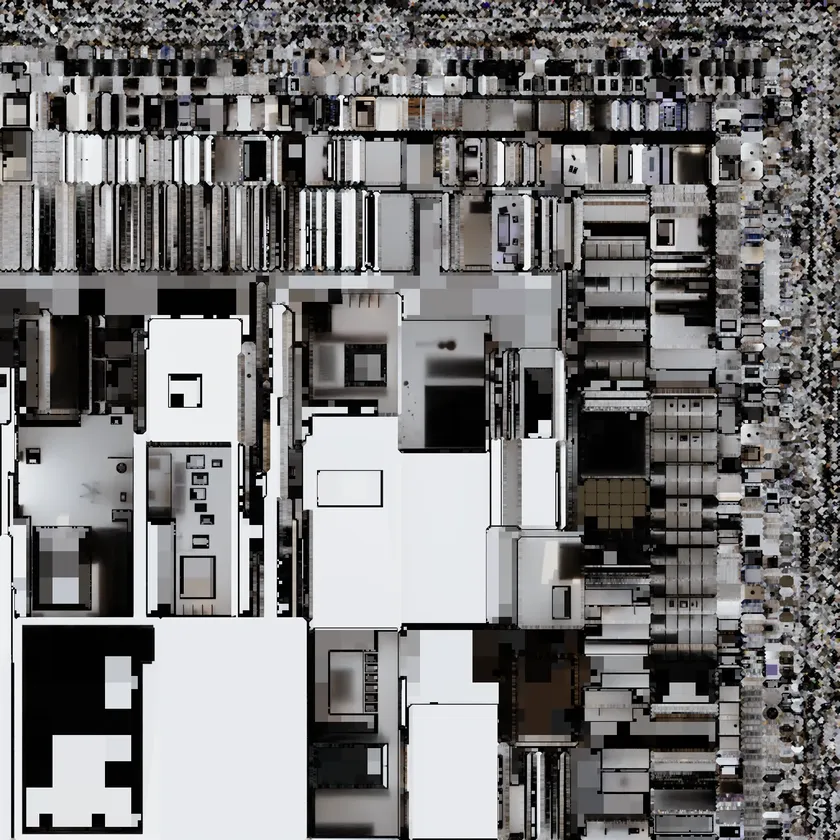
#> input picture room/light-day.webp, 840 x 840 px, shrunk from 2048 x 2048 before the run, found by its file name
$ python fill.py public/room/light-day.webp
#> lines starting #> are read from the running program, lines starting #| are printed output that depends on the picture; after the words box and inside, x2 and y2 are one past the last pixel; in counts of white or black regions, pixels touching at a corner belong together
"""
Remplissage des zones vides d'un atlas de lumière (« push-pull ») : chaque texel vide prend la couleur
des îlots voisins. Sans ça, le fond noir de l'atlas déborde sur les bords des surfaces (filtrage,
mipmaps) et laisse des traces sombres.

Utilisé par bake.py ; peut aussi s'appliquer à un atlas déjà produit :
    python tools/bake/fill.py public/room/light-day.webp
"""

import sys

import numpy as np


def push_pull(px: np.ndarray, mask: np.ndarray) -> np.ndarray:
    """px : (H, W, C) ; mask : (H, W) booléen, vrai là où le texel est cuit."""
    levels = [(px * mask[..., None], mask.astype(np.float32))]
    while min(levels[-1][1].shape) > 1:
        c, w = levels[-1]
        h2, w2 = c.shape[0] // 2, c.shape[1] // 2
        c = c[: h2 * 2, : w2 * 2].reshape(h2, 2, w2, 2, -1).sum((1, 3))
        w = w[: h2 * 2, : w2 * 2].reshape(h2, 2, w2, 2).sum((1, 3))
        levels.append((c, w))
    # couleur moyenne pondérée à chaque niveau, puis on remonte en ne remplissant que les trous
    filled = levels[-1][0] / np.maximum(levels[-1][1], 1e-6)[..., None]
    for c, w in reversed(levels[:-1]):
        up = np.repeat(np.repeat(filled, 2, 0), 2, 1)
        up = np.pad(up, ((0, c.shape[0] - up.shape[0]), (0, c.shape[1] - up.shape[1]), (0, 0)), mode='edge')
        mean = c / np.maximum(w, 1e-6)[..., None]
        have = (w > 0)[..., None]
        filled = np.where(have, mean, up)
    out = px.copy()
    out[~mask] = filled[~mask]
    return out


if __name__ == '__main__':
    from PIL import Image

    for path in sys.argv[1:]:
        img = np.asarray(Image.open(path).convert('RGB')).astype(np.float32)
        mask = img.max(2) > 2  # texels cuits (le fond est noir)
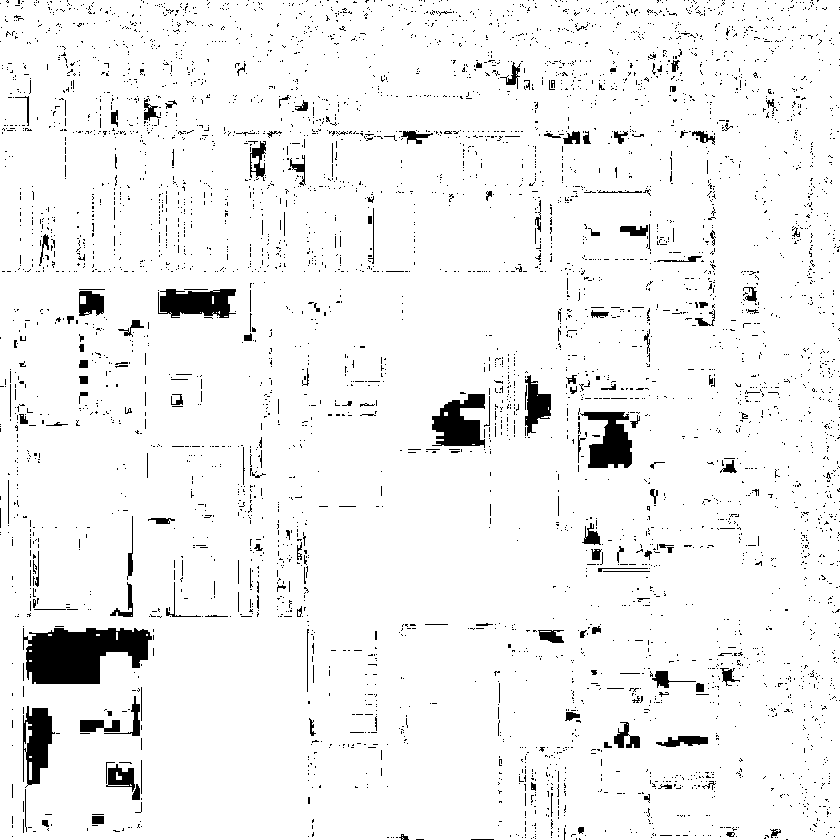
#> mask: shape (840, 840) bool; 94.9% white; 4654 black regions (4474 under 20 px), largest, box (x1, y1, x2, y2) and area: (23, 628, 152, 684) 5108, (432, 394, 485, 448) 1811, (580, 412, 632, 468) 1773
        Image.fromarray(np.clip(push_pull(img, mask) + 0.5, 0, 255).astype(np.uint8)).save(path, quality=88, method=6)
#> the loop in push_pull, `while min(levels[-1][1].shape) > 1:` made 9 passes
#> (c, w) on pass 9: ([[31634718, 31366976, 31385968]], [250426])
#> pass 1, in push_pull, `c = c[: h2 * 2, : w2 * 2].reshape(h2, 2, w2, 2, -1).sum((1, 3))`:
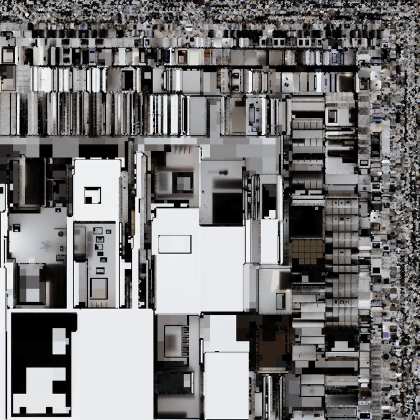
#> c: shape (420, 420, 3) float32; mean of channels 0, 1, 2 483.9, 480.6, 481.6; drawn with min black and max white
#> pass 1, in push_pull, `w = w[: h2 * 2, : w2 * 2].reshape(h2, 2, w2, 2).sum((1, 3))`:
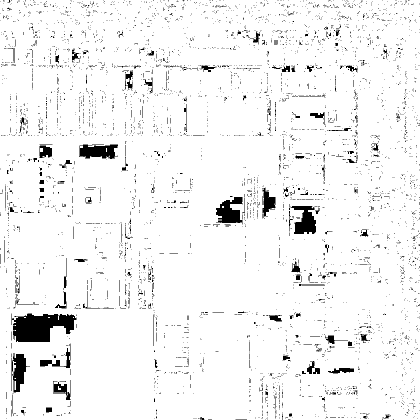
#> w: shape (420, 420) float32; min 0, max 4, mean 3.8; drawn with min black and max white
#> after the loop in push_pull, `while min(levels[-1][1].shape) > 1:`: levels = 10 items
#> in push_pull, `filled = levels[-1][0] / np.maximum(levels[-1][1], 1e-6)[..., None]`: filled = [[126.3, 125.3, 125.3]]
#> the loop in push_pull, `for c, w in reversed(levels[:-1]):` made 9 passes
#> after the loop in push_pull, `for c, w in reversed(levels[:-1]):`:
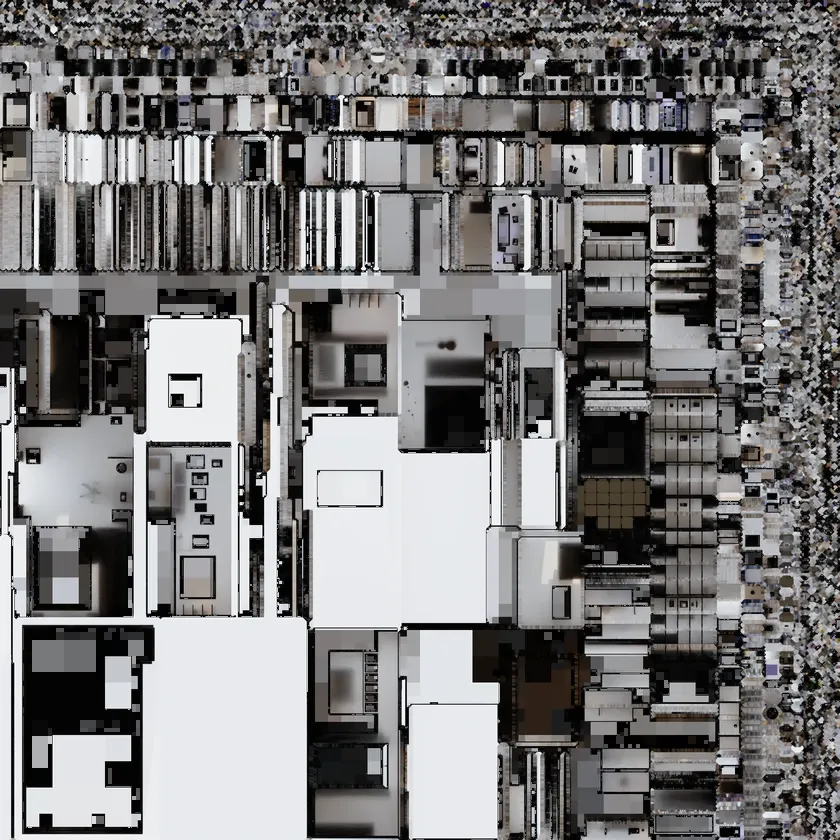
#> filled: shape (840, 840, 3) float32; mean of channels 0, 1, 2 123, 122, 122.5; drawn as R, G, B
        print('rempli', path, f'{(~mask).mean() * 100:.0f} % de texels vides')
#| rempli public/room/light-day.webp 5 % de texels vides

$ run again, with room/light-night.webp copied over room/light-day.webp
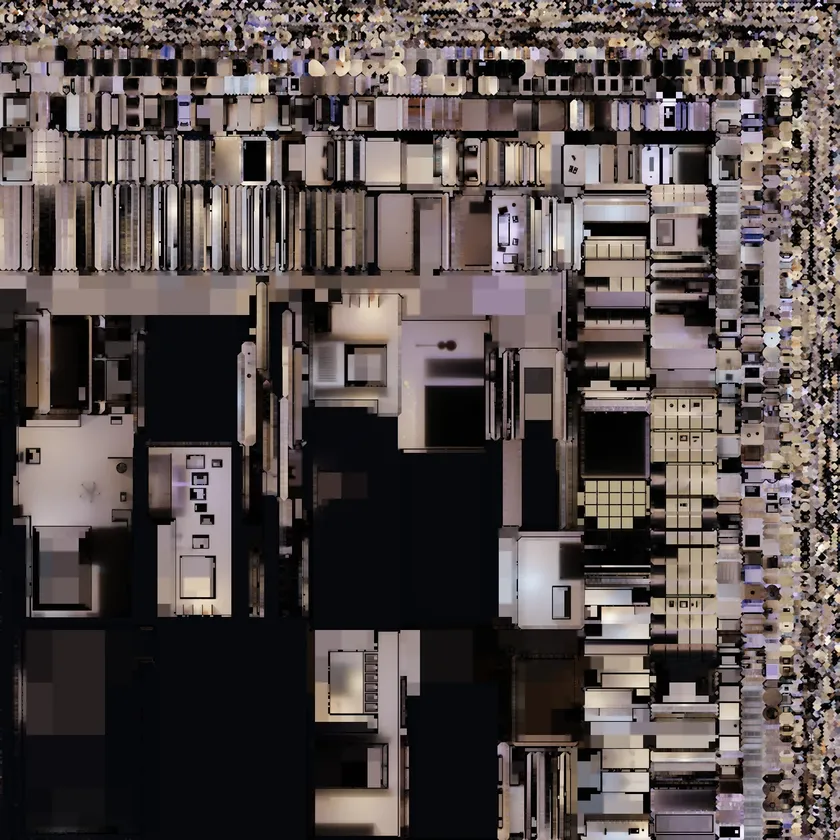
#> input picture room/light-night.webp, 840 x 840 px, shrunk from 2048 x 2048 before the run, found by its file name
#> `mask = img.max(2) > 2`:
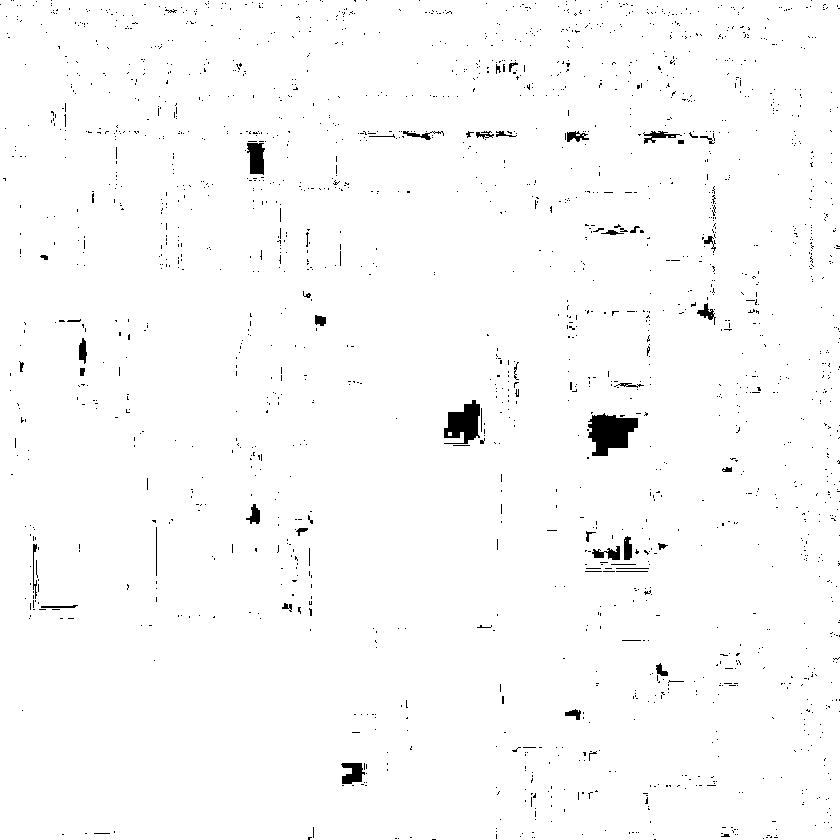
#> mask: shape (840, 840) bool; 98.5% white; 1904 black regions (1853 under 20 px), largest, box (x1, y1, x2, y2) and area: (588, 413, 638, 456) 1401, (444, 400, 480, 444) 989, (247, 143, 265, 175) 445
#> the loop in push_pull, `while min(levels[-1][1].shape) > 1:` made 9 passes
#> (c, w) on pass 9: ([[25278432, 22315624, 21874820]], [258308])
#> pass 1, in push_pull, `c = c[: h2 * 2, : w2 * 2].reshape(h2, 2, w2, 2, -1).sum((1, 3))`:
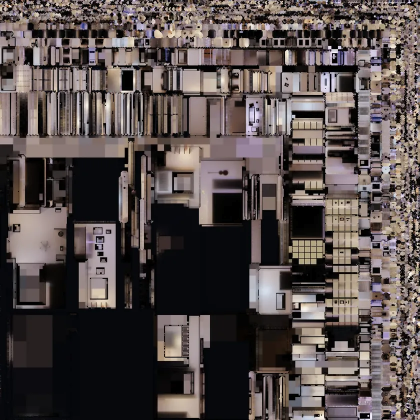
#> c: shape (420, 420, 3) float32; mean of channels 0, 1, 2 347.6, 310.8, 305.6; drawn with min black and max white
#> after the loop in push_pull, `while min(levels[-1][1].shape) > 1:`: levels = 10 items
#> in push_pull, `filled = levels[-1][0] / np.maximum(levels[-1][1], 1e-6)[..., None]`: filled = [[97.86, 86.39, 84.69]]
#> the loop in push_pull, `for c, w in reversed(levels[:-1]):` made 9 passes
#| rempli public/room/light-day.webp 1 % de texels vides
